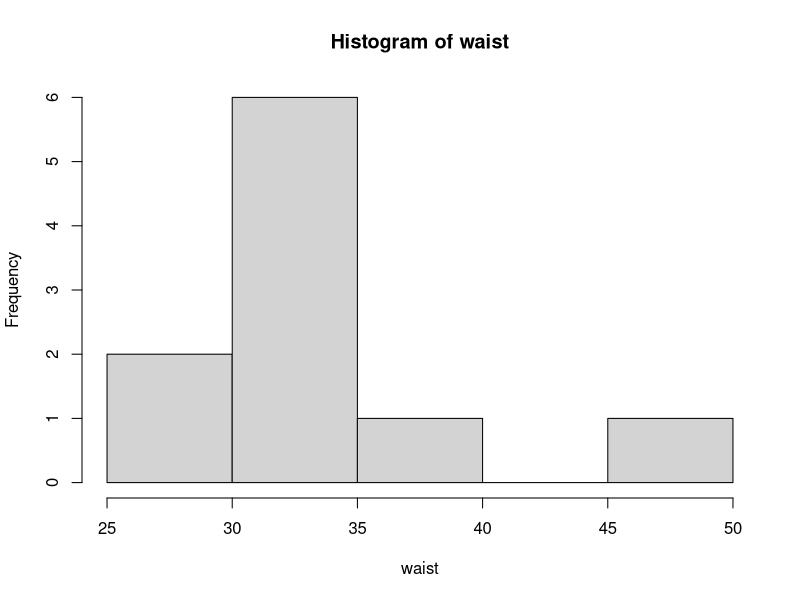

R code for this plot:
## ---- chunk 1
waist<-c(32,32,33,40,32,48,34,33,30,28)
View(waist)
## ---- chunk 2
hist(waist)
## ---- chunk 3
mean<-mean(waist)
sd<-sd(waist)
mean
sd
## ---- chunk 4
fi<-ifelse((mean-1*sd)<=waist & waist<=(mean+1*sd), 1,0)
View(fi)
## How many observations fit inside the interval?  
## (In other words) How many ones do you have?
sum(fi)
## ---- chunk 5
prp1st<-sum(fi)/10
prp1st
## ---- chunk 6
si<-ifelse((mean-2*sd)<=waist & waist<=(mean+2*sd), 1,0)
prp2nd<-sum(si)/10
prp2nd
## ---- chunk 7
ti<-ifelse((mean-3*sd)<=waist & waist<=(mean+3*sd), 1,0)
prp3rd<-sum(ti)/10
prp3rd
